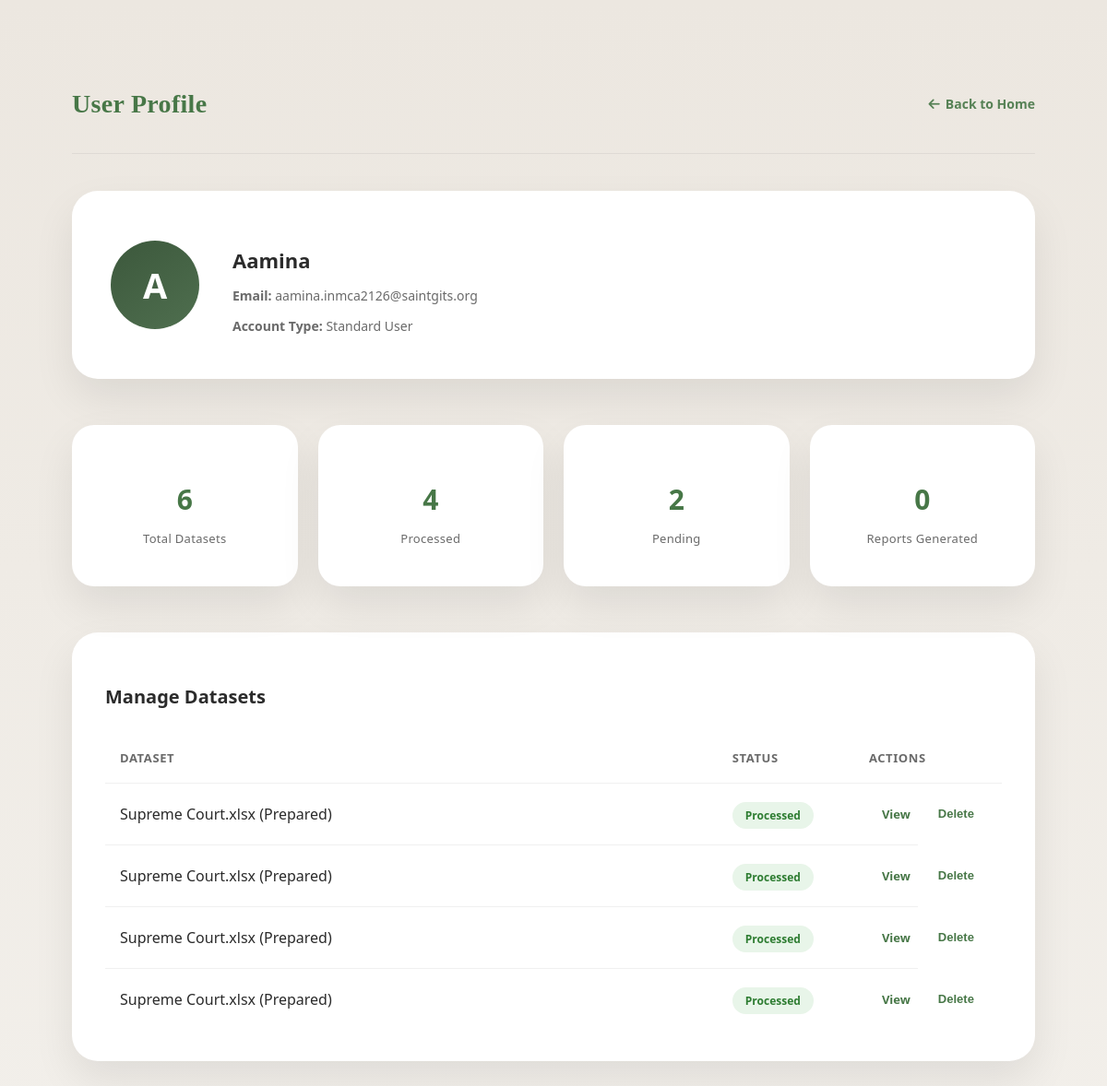
The page /profile/ (signed in) on the database as committed earlier.
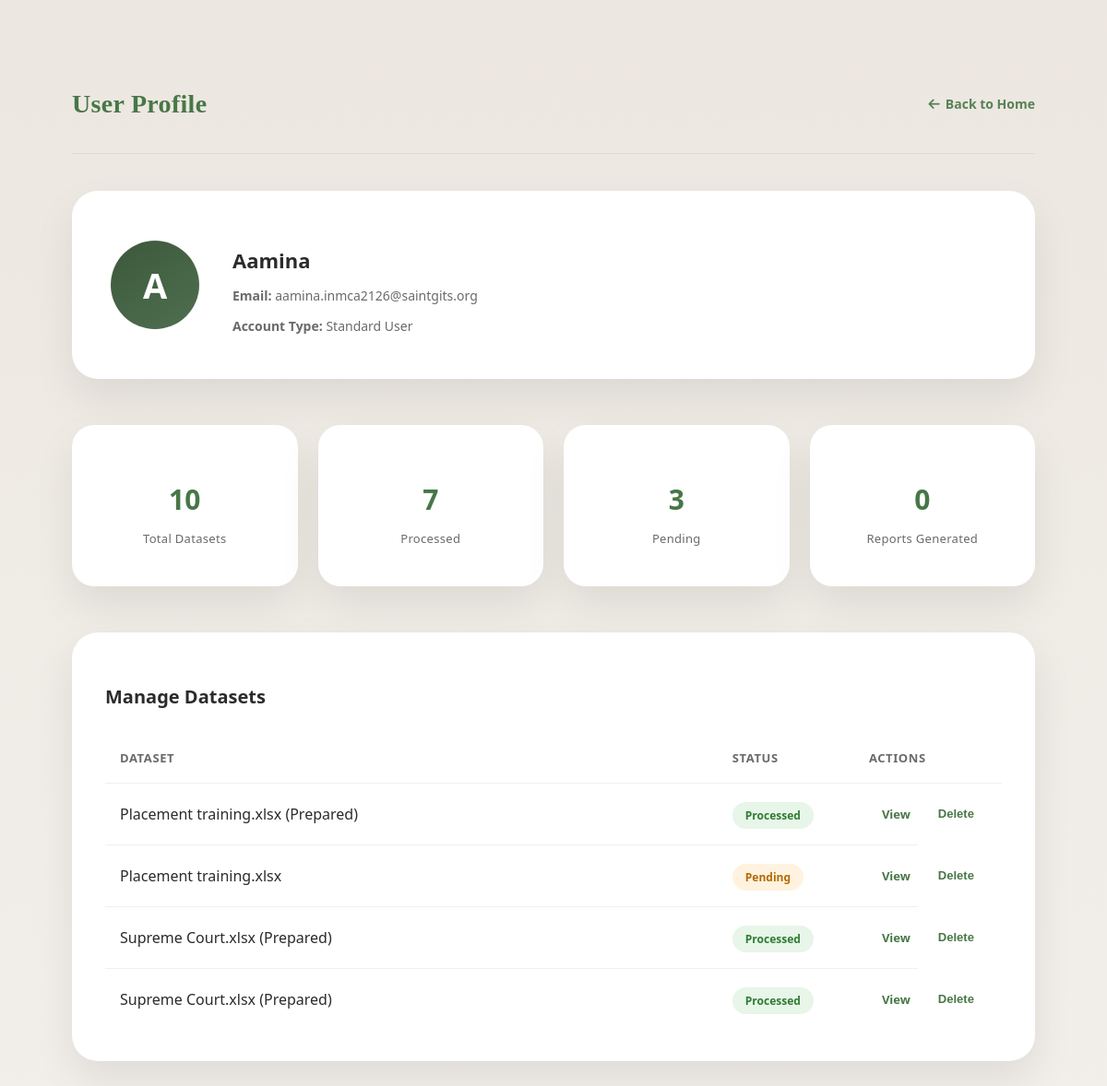
The same page on the database as committed later.
### Authentication/models.py (models this page shows, shortened)
class CustomUser(models.Model):
    name = models.CharField(max_length=100)
    email = models.EmailField(unique=True)
    password = models.CharField(max_length=255)

### data_preparation/models.py (models this page shows, shortened)
class Dataset(models.Model):
    user = models.ForeignKey(CustomUser, on_delete=models.CASCADE)
    file = models.FileField(upload_to="datasets/", null=True, blank=True)
    file_name = models.CharField(max_length=255)
    uploaded_at = models.DateTimeField(auto_now_add=True)
    is_processed = models.BooleanField(default=False)
    parent_dataset = models.ForeignKey(
        "self",
        null=True,
        blank=True,
        on_delete=models.SET_NULL,
        related_name="prepared_versions"
    )
    status = models.CharField(
        max_length=20,
        choices=[
            ("original", "Original"),
            ("prepared", "Prepared")
        ],
        default="original"
    )

### data_preparation/views.py (the view)
# urls.py: path("profile/", views.profile_view, name="profile"),
def profile_view(request):
    if "user_id" not in request.session:
        return redirect("login")
    user = CustomUser.objects.get(id=request.session["user_id"])
    total_datasets = Dataset.objects.filter(user=user).count()
    processed_datasets = Dataset.objects.filter(
        user=user, is_processed=True
    ).count()
    pending_datasets = Dataset.objects.filter(
        user=user, is_processed=False
    ).count()
    total_reports = Report.objects.filter(user=user).count()
    recent_datasets = Dataset.objects.filter(
        user_id=request.session["user_id"]
    ).order_by('-id')
    context = {
        "user": user,
        "total_datasets": total_datasets,
        "processed_datasets": processed_datasets,
        "pending_datasets": pending_datasets,
        "total_reports": total_reports,
        "recent_datasets": recent_datasets,
    }
    return render(request, "data_preparation/profile.html", context)

### templates/data_preparation/profile.html (shortened to what this page needs)
<!DOCTYPE html>
<html lang="en">
<head>
<link rel="stylesheet" href="https://cdnjs.cloudflare.com/ajax/libs/font-awesome/6.5.0/css/all.min.css">
</head>
<body>
<div class="header">
  <h1>User Profile</h1>
  <a href="{% url 'home' %}">
    <i class="fas fa-arrow-left"></i> Back to Home
  </a>
</div>
<div class="profile-card">
  <div class="avatar">
    {{ user.name|slice:":1"|upper }}
  </div>
  <div class="profile-info">
    <h2>{{ user.name }}</h2>
    <p><strong>Email:</strong> {{ user.email }}</p>
    <p><strong>Account Type:</strong> Standard User</p>
  </div>
</div>
<div class="stats">
  <div class="stat-card">
    <h3>{{ total_datasets }}</h3>
    <p>Total Datasets</p>
  </div>
  <div class="stat-card">
    <h3>{{ processed_datasets }}</h3>
    <p>Processed</p>
  </div>
  <div class="stat-card">
    <h3>{{ pending_datasets }}</h3>
    <p>Pending</p>
  </div>
  <div class="stat-card">
    <h3>{{ total_reports }}</h3>
    <p>Reports Generated</p>
  </div>
</div>
<div class="manage-datasets">
  <h3>Manage Datasets</h3>
  {% if recent_datasets %}
<div class="dataset-table-wrapper">
  <table class="dataset-table">
    <thead>
      <tr>
        <th class="col-dataset">Dataset</th>
<th class="col-status">Status</th>
<th class="col-actions">Actions</th>
      </tr>
    </thead>
  </table>
  <div class="dataset-table-body">
    <table class="dataset-table">
      <tbody>
        {% for ds in recent_datasets %}
        <tr>
          <td>{{ ds.file_name }}</td>
          <td>
            {% if ds.is_processed %}
              <span class="badge badge-processed">Processed</span>
            {% else %}
              <span class="badge badge-pending">Pending</span>
            {% endif %}
          </td>
          <td class="dataset-actions">
            <a href="{% url 'dataset_detail' ds.id %}">View</a>
            <form action="{% url 'delete_dataset' ds.id %}"
                  method="post"
                  style="display:inline;"
                  onsubmit="return confirm('Are you sure you want to delete this dataset?');">
              <button type="submit" class="link-btn">Delete</button>
            </form>
          </td>
        </tr>
        {% endfor %}
      </tbody>
    </table>
  </div>
</div>
{% endif %}
</div>
</body>
</html>

### templates/data_preparation/profile.html (style rules this page uses)
:root { --primary: #477747ff; --primary-soft: #e8f5e9; --background: #F2EFEA; --card-bg: #ffffff; --text-dark: #2B2B2B; --text-muted: #6A6A6A; --shadow: 0 20px 45px rgba(0,0,0,0.08); --soft-border: rgba(0,0,0,0.06); }
body { font-family: "Segoe UI", sans-serif; background: linear-gradient(180deg, #ECE7E0, var(--background)); padding: 70px; color: var(--text-dark); }
.header { display: flex; justify-content: space-between; align-items: center; margin-bottom: 40px; padding-bottom: 18px; border-bottom: 1px solid var(--soft-border); }
.header h1 { font-family: "Times New Roman", serif; color: var(--primary); font-size: 28px; letter-spacing: 0.3px; }
.header a { text-decoration: none; color: var(--primary); font-weight: 600; font-size: 14px; display: inline-flex; align-items: center; gap: 6px; opacity: 0.9; }
.profile-card { background: var(--card-bg); padding: 42px; border-radius: 28px; box-shadow: var(--shadow); display: flex; gap: 36px; margin-bottom: 50px; align-items: center; }
.avatar { width: 96px; height: 96px; border-radius: 50%; background: linear-gradient(145deg, #3c583c, #4f6f4f); color: white; font-size: 38px; font-weight: 700; display: flex; align-items: center; justify-content: center; flex-shrink: 0; }
.profile-info h2 { margin-bottom: 6px; font-size: 22px; }
.profile-info p { color: var(--text-muted); margin-bottom: 6px; font-size: 14px; }
.stats { display: grid; grid-template-columns: repeat(4, 1fr); gap: 22px; margin-bottom: 50px; }
.stat-card { background: var(--card-bg); padding: 30px 24px; border-radius: 24px; box-shadow: var(--shadow); text-align: center; transition: transform 0.25s ease, box-shadow 0.25s ease; }
.stat-card h3 { font-size: 30px; color: var(--primary); margin-bottom: 6px; }
.stat-card p { font-size: 13px; color: var(--text-muted); letter-spacing: 0.3px; }
.manage-datasets { background: var(--card-bg); padding: 36px; border-radius: 28px; box-shadow: var(--shadow); }
.manage-datasets h3 { margin-bottom: 26px; font-size: 20px; }
table { width: 100%; border-collapse: collapse; }
th, td { padding: 18px 16px; border-bottom: 1px solid var(--soft-border); text-align: left; }
th { font-size: 13px; color: var(--text-muted); text-transform: uppercase; letter-spacing: 0.6px; }
tbody tr { transition: background 0.2s ease; }
.dataset-actions { display: flex; align-items: center; gap: 14px; }
.dataset-actions a, .link-btn { font-size: 13px; font-weight: 600; color: var(--primary); background: none; border: none; cursor: pointer; padding: 6px 8px; border-radius: 8px; transition: opacity 0.2s ease; }
.dataset-actions a, .dataset-actions a:visited, .dataset-actions a:hover, .dataset-actions a:active .link-btn:hover { text-decoration: none; text-decoration: none; }
.badge { padding: 6px 14px; border-radius: 1000px; font-size: 12px; font-weight: 600; }
.badge-processed { background: var(--primary-soft); color: #2e7d32; }
.badge-pending { background: #fff3e0; color: #b26a00; }
.dataset-table-wrapper { max-height: 320px; overflow-y: auto; border-radius: 8px; }
.manage-datasets table { table-layout: fixed; }
.manage-datasets table th:nth-child(1), .manage-datasets table td:nth-child(1) { width: 65%; }
.manage-datasets table th:nth-child(2), .manage-datasets table td:nth-child(2) { text-align: left; }
.manage-datasets table th:nth-child(3), .manage-datasets table td:nth-child(3) { width: 20%; text-align: center; }

Rows that differ between the two databases and show on the page:
no longer on this page (row unchanged): Dataset: file_name "Supreme Court.xlsx (Prepared)", is_processed "Processed"
no longer on this page (row unchanged): Dataset: file_name "Supreme Court.xlsx (Prepared)", is_processed "Processed"
added Dataset: file_name "Placement training.xlsx (Prepared)", is_processed "Processed"
added Dataset: file_name "Placement training.xlsx", is_processed "Pending"
Other text that changed with them:
{{ total_datasets }}: "6" → "10"
{{ processed_datasets }}: "4" → "7"
{{ pending_datasets }}: "2" → "3"
